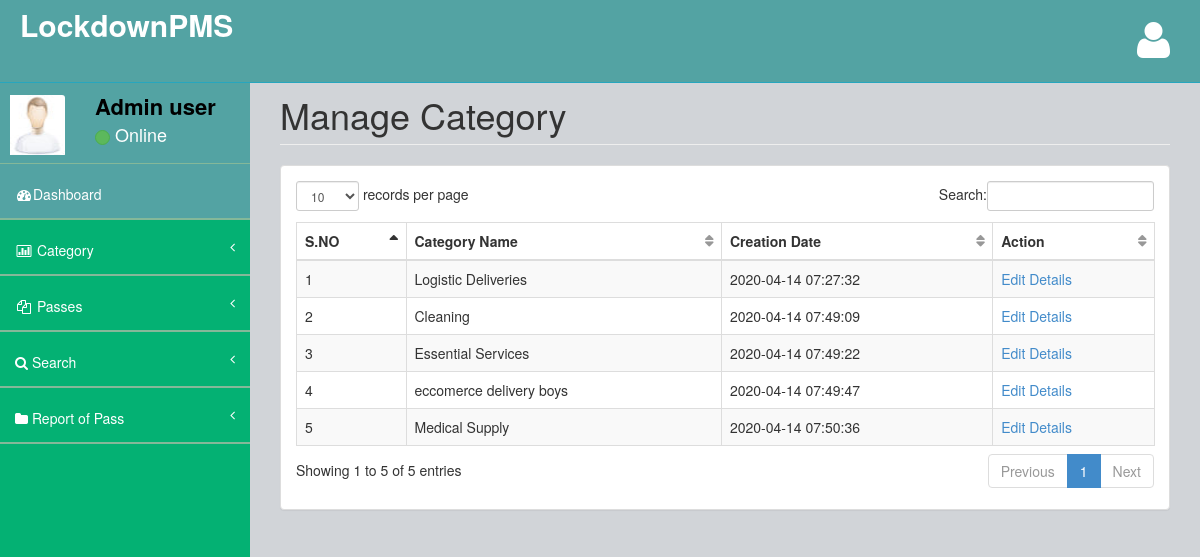
Page /admin/manage-category.php (signed in) on the committed database.
### tables this page shows
CREATE TABLE `tblcategory` (
  `ID` int(10) NOT NULL,
  `CategoryName` varchar(200) DEFAULT NULL,
  `CreationDate` timestamp NULL DEFAULT current_timestamp()
);

### admin/manage-category.php (the view, shortened to what this page needs)
<?php
include('includes/dbconnection.php');
if (strlen($_SESSION['cpmsaid']==0)) {
  header('location:logout.php');
  } else{
  ?>
<!DOCTYPE html>
<html>
<head>
    <link href="assets/plugins/bootstrap/bootstrap.css" rel="stylesheet" />
    <link href="assets/font-awesome/css/font-awesome.css" rel="stylesheet" />
    <link href="assets/plugins/pace/pace-theme-big-counter.css" rel="stylesheet" />
  <link href="assets/css/style.css" rel="stylesheet" />
      <link href="assets/css/main-style.css" rel="stylesheet" />
    <link href="assets/plugins/dataTables/dataTables.bootstrap.css" rel="stylesheet" />
</head>
<body>
    <div id="wrapper">
       <?php include_once('includes/header.php');?>
        <?php include_once('includes/sidebar.php');?>
        <div id="page-wrapper">
            <div class="row">
                <div class="col-lg-12">
                    <h1 class="page-header">Manage Category</h1>
                </div>
            </div>
            <div class="row">
                <div class="col-lg-12">
                    <div class="panel panel-default">
                        <div class="panel-body">
                            <div class="table-responsive">
                                <table class="table table-striped table-bordered table-hover" id="dataTables-example">
                                    <thead>
                                        <tr>
                                            <th>S.NO</th>
                                            <th>Category Name</th>
                                            <th>Creation Date</th>
                                            <th>Action</th>
                                        </tr>
                                    </thead>
                                    <tbody>
                                        <?php
$sql="SELECT * from tblcategory";
$query = $dbh -> prepare($sql);
$query->execute();
$results=$query->fetchAll(PDO::FETCH_OBJ);
$cnt=1;
if($query->rowCount() > 0)
{
foreach($results as $row)
{               ?>
                                       <tr>
                  <td><?php echo htmlentities($cnt);?></td>
                  <td><?php  echo htmlentities($row->CategoryName);?></td>
                  <td><?php  echo htmlentities($row->CreationDate);?></td>
                  <td><a href="edit-category-detail.php?editid=<?php echo htmlentities ($row->ID);?>">Edit Details</a></td>
                </tr>
               <?php $cnt=$cnt+1;}} ?>
                                    </tbody>
                                </table>
                            </div>
                        </div>
                    </div>
                </div>
            </div>
        </div>
    </div>
</body>
</html>
<?php }  ?>

### admin/includes/sidebar.php (shortened to what this page needs)
<?php
include('includes/dbconnection.php');
?>
        <nav class="navbar-default navbar-static-side" role="navigation">
            <div class="sidebar-collapse">
                <ul class="nav" id="side-menu">
                    <li>
                        <div class="user-section">
                            <div class="user-section-inner">
                                <img src="assets/img/user.jpg" alt="">
                            </div>
                            <div class="user-info">
                                <?php
$aid=$_SESSION['cpmsaid'];
$sql="SELECT AdminName from  tbladmin where ID=:aid";
$query = $dbh -> prepare($sql);
$query->bindParam(':aid',$aid,PDO::PARAM_STR);
$query->execute();
$results=$query->fetchAll(PDO::FETCH_OBJ);
$cnt=1;
if($query->rowCount() > 0)
{
foreach($results as $row)
{               ?>
                                <div><strong><?php  echo $row->AdminName;?></strong></div>
                                <div class="user-text-online">
                                    <span class="user-circle-online btn btn-success btn-circle "></span>&nbsp;Online
                                </div>
                            </div>
                            <?php $cnt=$cnt+1;}} ?>
                        </div>
                    </li>
                    <li class="selected">
                        <a href="dashboard.php"><i class="fa fa-dashboard fa-fw"></i>Dashboard</a>
                    </li>
                    <li>
                        <a href="#"><i class="fa fa-bar-chart-o fa-fw"></i> Category<span class="fa arrow"></span></a>
                    </li>
                    <li>
                        <a href="#"><i class="fa fa-files-o fa-fw"></i> Passes<span class="fa arrow"></span></a>
                    </li>
                    <li>
                        <a href="search-pass.php"><i class="fa fa-search"></i>  Search<span class="fa arrow"></span></a>
                        </li>
                        <li>
                        <a href="pass-bwdates-report.php"><i class="fa fa-folder"></i>  Report of Pass<span class="fa arrow"></span></a>
                        </li>
                </ul>
            </div>
        </nav>

### admin/assets/css/style.css (style rules this page uses)
body { background-color: #f8f8f8; }
#wrapper { width: 100%; margin-top: 55px!important; background-color:#04B173; }
#page-wrapper { padding: 0 15px; min-height: 568px; background-color:rgb(209, 212, 216); }
.navbar-static-side ul li { border-bottom:1px solid #84B899 !important; }
.arrow { float: right; }
.fa.arrow:before { content: "\f104"; }
@media (min-width:768px) { .navbar-static-side { z-index: 1; position: absolute; width: 250px; } }
table.dataTable thead .sorting, table.dataTable thead .sorting_asc:after, table.dataTable thead .sorting_desc, table.dataTable thead .sorting_asc_disabled, table.dataTable thead .sorting_desc_disabled { background: transparent; }
table.dataTable thead .sorting_asc:after { content: "\f0de"; float: right; font-family: fontawesome; }
table.dataTable thead .sorting:after { content: "\f0dc"; float: right; font-family: fontawesome; color: rgba(50,50,50,.5); }
.btn-circle { width: 30px; height: 30px; padding: 6px 0; border-radius: 15px; text-align: center; font-size: 12px; line-height: 1.428571429; }

### admin/assets/css/main-style.css (style rules this page uses)
.user-section-inner { height: 65px; width: 65px; -moz-border-radius: 3px; -webkit-border-radius: 3px; border-radius: 3px; overflow: hidden; display: inline-block; float: left; margin-right: 15px; margin-top: 20px; }
.user-section-inner img { margin-left:10px; width:55px; height:60px; }
.user-info { display: block; color:#000!important; display: inline-block; padding: 15px; margin-bottom: 0px }
.user-text-online { font-size:18px; color:#fff }
.user-circle-online { width: 15px!important; height: 15px!important; }
.nav > li > a { padding: 20px 15px; }
#side-menu { background-color:#04B173; }
#side-menu a { color:#fff; border-bottom: 1px solid #84B899 !important; height: 55px; }
.selected { background-color:rgb(83, 163, 163); }
.navbar-default { border-color: #27A6BE; }
@media (min-width:768px) { #page-wrapper { position: inherit; margin: 0 0 0 250px; padding: 0 30px; min-height: 1000px; } }

### rows in the picture
tblcategory: CategoryName "Logistic Deliveries", CreationDate "2020-04-14 07:27:32"
tblcategory: CategoryName "Cleaning", CreationDate "2020-04-14 07:49:09"
tblcategory: CategoryName "Essential Services", CreationDate "2020-04-14 07:49:22"
tblcategory: CategoryName "eccomerce delivery boys", CreationDate "2020-04-14 07:49:47"
tblcategory: CategoryName "Medical Supply", CreationDate "2020-04-14 07:50:36"

### other values in the picture
$row->AdminName "Admin user"
